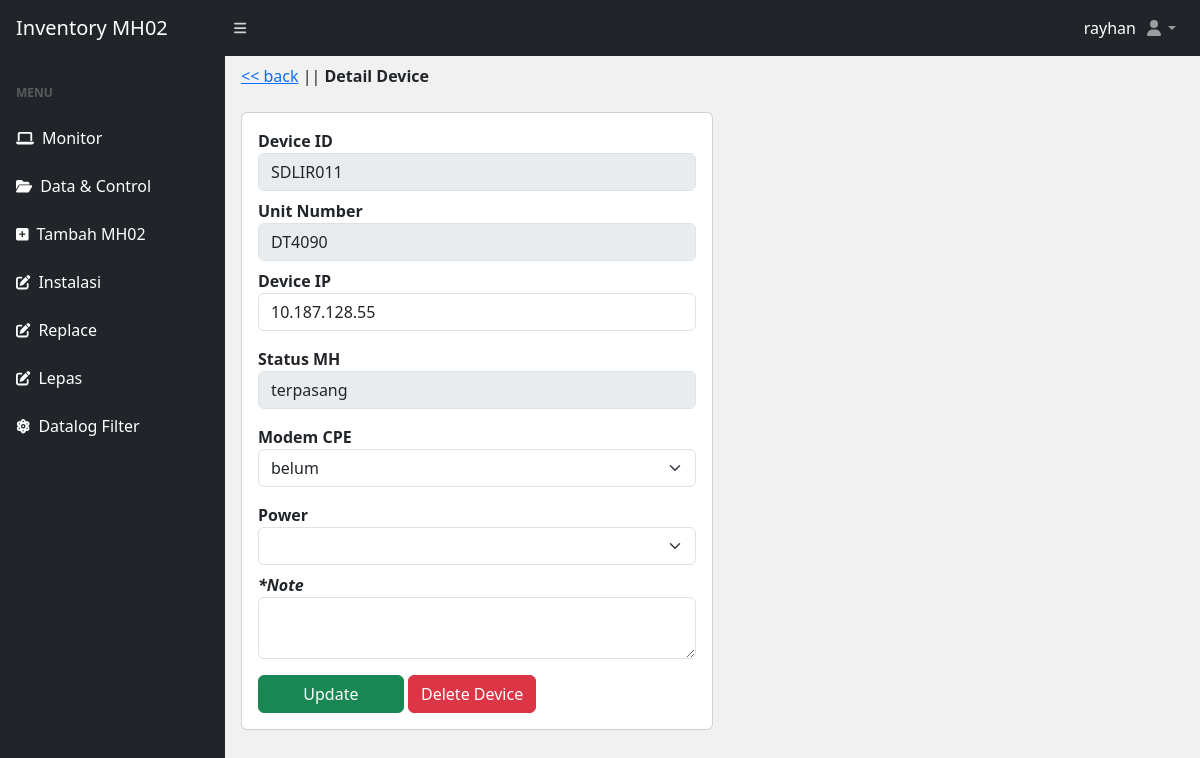
Before: /edit-unit.php?deviceid=SDLIR011 (signed in) with the older database file.
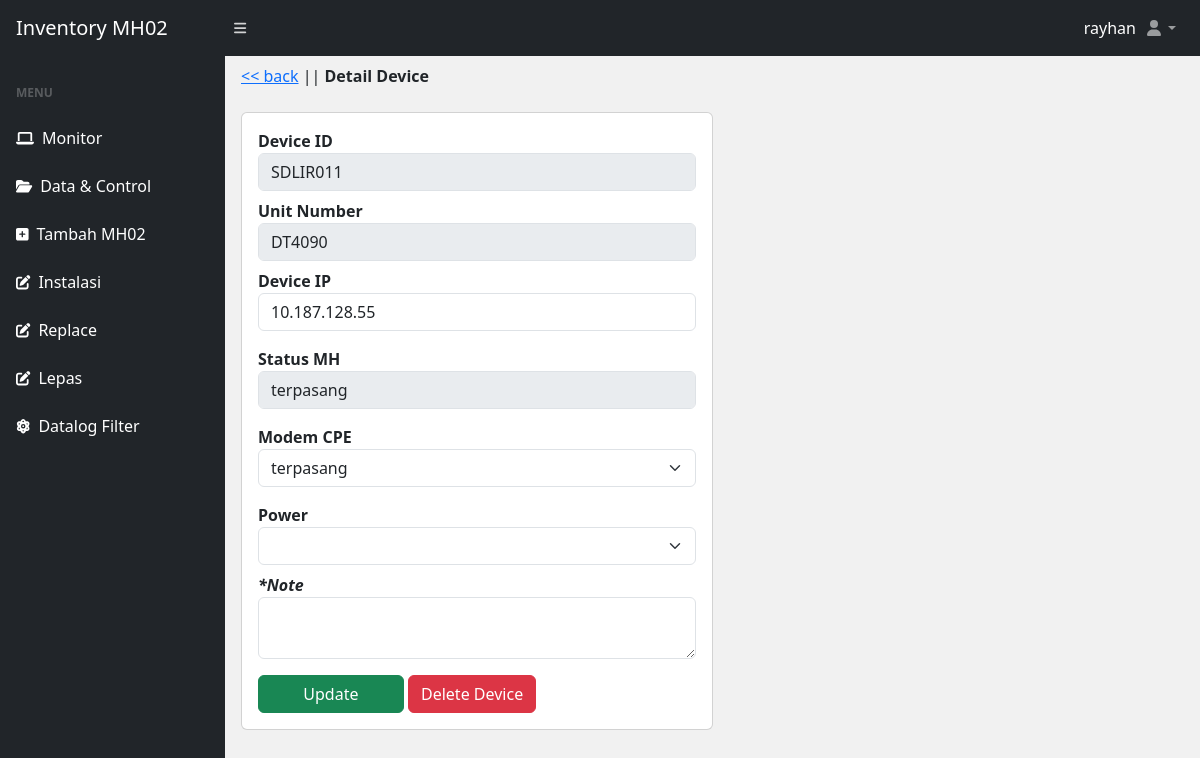
After: the same page with the newer database file.
### tables this page shows
CREATE TABLE `devices` (
  `id` int(11) NOT NULL,
  `deviceid` varchar(50) NOT NULL,
  `unitno` varchar(50) DEFAULT NULL,
  `deviceip` varchar(50) DEFAULT NULL,
  `mh02status` varchar(55) NOT NULL,
  `modem_cpe` varchar(20) NOT NULL,
  `last_update` varchar(55) NOT NULL,
  `note` longtext NOT NULL
);

### edit-unit.php (the view, shortened to what this page needs)
<?php
include("database/db.php");
$deviceid = $_GET['deviceid'];
?>
<!DOCTYPE html>
<html lang="en">
<head>
  <?php include('./include/meta.php') ?>
</head>
<body class="sb-nav-fixed">
  <?php include('./include/nav.php') ?>
  <div id="layoutSidenav">
    <?php include('./include/sidenav.php') ?>
    <div id="layoutSidenav_content">
    <main>
        <div class="container-fluid px-3">
          <ol class="breadcrumb mb-4 mt-2">
            <li class=""><a href="./"><< back</a> | </li>
            <li class="">| <b>Detail Device</b></li>
          </ol>
            <div class="card mt-3 col-md-6">
                <div class="card-body">
                  <?php
                  $get_device = mysqli_query($conn, "SELECT * FROM devices WHERE deviceid = '$deviceid'");
                  $row = mysqli_fetch_array($get_device);
                  ?>
                    <form class="row g-3" method="POST" enctype="multipart/form-data">
                    <div class="">
                    <label for="" class="form-label-md"><b>Device ID</b></label>
                    <input type="text" class="form-control" value="<?= $row['deviceid'] ?>"  name="unit_number" readonly>
                    <label for="" class="form-label-md mt-2"><b>Unit Number</b></label>
                    <input type="text" class="form-control" value="<?= $row['unitno'] ?>"  name="unit_number" readonly>
                    <label for="" class="form-label-md mt-2"><b>Device IP</b></label>
                    <input type="text" class="form-control" value="<?= $row['deviceip'] ?>"  name="device_ip">
                    <?php
                    if ($row['mh02status'] != 'terpasang') {
                    ?>
                    <label for="" class="form-label-md mt-3"><b>Status MH</b></label>
                    <select name="status" class="form-select" id="" require>
                        <option value="<?= $row['mh02status'] ?>"><?= $row['mh02status'] ?></option>
                        <option value="rusak">Rusak</option>
                        <option value="standby">Standby</option>
                        <option value="kembali ke HO">Kembali ke HO</option>
                        <option value="terpasang">Terpasang</option>
                    </select>
                    <?php }else{?>
                      <label for="" class="form-label-md mt-3"><b>Status MH</b></label>
                      <input type="text" name="status" value="<?= $row['mh02status'] ?>" class="form-control" readonly >
                    <?php } ?>
                    <label for="" class="form-label-md mt-3"><b>Modem CPE</b></label>
                    <select name="modem_cpe" class="form-select" id="" require>
                        <option value="<?= $row['modem_cpe'] ?>"><?= $row['modem_cpe'] ?></option>
                    </select>
                    <label for="" class="form-label-md mt-3"><b>Power</b></label>
                    <select name="power" class="form-select" id="" require>
                        <option value="<?= $row['power'] ?>"><?= $row['power'] ?></option>
                        <option value="true">True</option>
                    </select>
                    <label for="" class="form-label-md mt-2"><b><i>*Note</b></i></label>
                    <textarea name="note" class="form-control" id="" value="<?= $row['note'] ?>"> <?= $row['note'] ?></textarea>
                      <div class="mt-3">
                        <input type="submit" class="btn btn-success col-md-4" name="submit" value="Update" />
                        <a class="btn btn-danger" onclick="return confirm('Apakah anda yakin ingin menghapus data, ini akan hilang selamanya?')" href="delete.php?deviceid=<?= $deviceid ?>">Delete Device</a>
                      </div>
                    </div>
                    </form>
                </div>
            </div>
        </div>
    </main>
    </div>
  </div>
</body>
</html>

Changed rows visible on the page:
changed devices "SDLIR011": modem_cpe "belum" → "terpasang"
